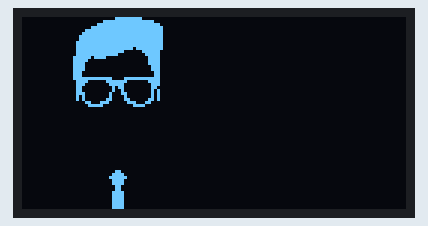
Recording of a sketch running on a simulated Arduino Mega 2560, built with avr-gcc and run on an emulated ATmega2560. On the bench: 128×64 one-colour display.

Above: at 0.1 s.

The sketch:

arduino_display_xbm_logo.ino
```cpp
/* Exibição de LOGO com Arduino e Display OLED SSD1309 128x64 (SPI)
   Utilizado: Arduino MEGA e Display OLED SSD1309
   Autor: Yhan Christian Souza Silva - Data: 25/10/2020
*/

// - Bibliotecas Auxiliares -

#include "U8glib.h"

// - Instância Objeto -

U8GLIB_SSD1309_128X64 u8g(52, 51, 53, 49, 48);

// - Define LOGO comprimento e altura -


#define logo_width 64
#define logo_height 64

// - Bits LOGO -

static char logo_bits[] = {
  0x00, 0x00, 0x00, 0x80, 0xFF, 0x00, 0x00, 0x00, 0x00, 0x00, 0x00, 0xF8,
  0xFF, 0x0F, 0x00, 0x00, 0x00, 0x00, 0x00, 0xFE, 0xFF, 0x3F, 0x00, 0x00,
  0x00, 0x00, 0x80, 0xFF, 0xFF, 0x7F, 0x00, 0x00, 0x00, 0x00, 0xE0, 0xFF,
  0xFF, 0x7F, 0x00, 0x00, 0x00, 0x00, 0xF0, 0xFF, 0xFF, 0x7F, 0x00, 0x00,
  0x00, 0x00, 0xF8, 0xFF, 0xFF, 0x7F, 0x00, 0x00, 0x00, 0x00, 0xF8, 0xFF,
  0xFF, 0x7F, 0x00, 0x00, 0x00, 0x00, 0xFC, 0xFF, 0xFF, 0x7F, 0x00, 0x00,
  0x00, 0x00, 0xFC, 0xFF, 0xFF, 0x7F, 0x00, 0x00, 0x00, 0x00, 0xFC, 0xFF,
  0xDF, 0x7F, 0x00, 0x00, 0x00, 0x00, 0xFC, 0xFF, 0x03, 0x3F, 0x00, 0x00,
  0x00, 0x00, 0xFC, 0xFF, 0x00, 0x3E, 0x00, 0x00, 0x00, 0x00, 0x7E, 0x0F,
  0x00, 0x3C, 0x00, 0x00, 0x00, 0x00, 0x3E, 0x00, 0x00, 0x3C, 0x00, 0x00,
  0x00, 0x00, 0x1E, 0x00, 0x00, 0x3C, 0x00, 0x00, 0x00, 0x00, 0x1E, 0x00,
  0x00, 0x38, 0x00, 0x00, 0x00, 0x00, 0x1E, 0x00, 0x00, 0x38, 0x00, 0x00,
  0x00, 0x00, 0x0E, 0x00, 0x00, 0x30, 0x00, 0x00, 0x00, 0x00, 0x0E, 0x00,
  0x00, 0x30, 0x00, 0x00, 0x00, 0x00, 0xFE, 0x3F, 0xFC, 0x3F, 0x00, 0x00,
  0x00, 0x00, 0x3C, 0xF0, 0x07, 0x3C, 0x00, 0x00, 0x00, 0x00, 0x1C, 0xE0,
  0x03, 0x38, 0x00, 0x00, 0x00, 0x00, 0x0C, 0x40, 0x03, 0x18, 0x00, 0x00,
  0x00, 0x00, 0x0C, 0x40, 0x02, 0x28, 0x00, 0x00, 0x00, 0x00, 0x1C, 0x20,
  0x06, 0x28, 0x00, 0x00, 0x00, 0x00, 0x14, 0x20, 0x04, 0x28, 0x00, 0x00,
  0x00, 0x00, 0x14, 0x30, 0x0C, 0x2C, 0x00, 0x00, 0x00, 0x00, 0x60, 0x1C,
  0x38, 0x06, 0x00, 0x00, 0x00, 0x00, 0xC0, 0x07, 0xE0, 0x01, 0x00, 0x00,
  0x00, 0x00, 0x00, 0x00, 0x00, 0x00, 0x00, 0x00, 0x00, 0x00, 0x00, 0x00,
  0x00, 0x00, 0x00, 0x00, 0x00, 0x00, 0x00, 0x00, 0x00, 0x00, 0x00, 0x00,
  0x00, 0x00, 0x00, 0x00, 0x00, 0x00, 0x00, 0x00, 0x00, 0x00, 0x00, 0x00,
  0x00, 0x00, 0x00, 0x00, 0x00, 0x00, 0x00, 0x00, 0x00, 0x00, 0x00, 0x00,
  0x00, 0x00, 0x00, 0x00, 0x00, 0x00, 0x00, 0x00, 0x00, 0x00, 0x00, 0x00,
  0x00, 0x00, 0x00, 0x00, 0x00, 0x00, 0x00, 0x00, 0x00, 0x00, 0x00, 0x00,
  0x00, 0x00, 0x00, 0x00, 0x00, 0x00, 0x00, 0x00, 0x00, 0x00, 0x00, 0x00,
  0x00, 0x00, 0x00, 0x00, 0x00, 0x00, 0x00, 0x00, 0x00, 0x00, 0x00, 0x00,
  0x00, 0x00, 0x00, 0x00, 0x00, 0x00, 0x00, 0x00, 0x00, 0x00, 0x00, 0x00,
  0x00, 0x00, 0x00, 0x00, 0x00, 0x00, 0x00, 0x00, 0x00, 0x00, 0x00, 0x00,
  0x00, 0x00, 0x00, 0x00, 0x00, 0x00, 0x00, 0x00, 0x00, 0x00, 0x00, 0x00,
  0x00, 0x00, 0x00, 0x00, 0x00, 0x00, 0x00, 0x00, 0x00, 0x00, 0x00, 0x00,
  0x00, 0x00, 0x00, 0x00, 0x00, 0x00, 0x00, 0x00, 0x00, 0x00, 0x00, 0x00,
  0x00, 0x00, 0x00, 0x00, 0x00, 0x00, 0x00, 0x00, 0x00, 0x00, 0x00, 0x00,
  0x00, 0x00, 0x00, 0x80, 0x01, 0x00, 0x00, 0x00, 0x00, 0x00, 0x00, 0xC0,
  0x03, 0x00, 0x00, 0x00, 0x00, 0x00, 0x00, 0xE0, 0x07, 0x00, 0x00, 0x00,
  0x00, 0x00, 0x00, 0xC0, 0x03, 0x00, 0x00, 0x00, 0x00, 0x00, 0x00, 0xC0,
  0x03, 0x00, 0x00, 0x00, 0x00, 0x00, 0x00, 0x80, 0x01, 0x00, 0x00, 0x00,
  0x00, 0x00, 0x00, 0x80, 0x01, 0x00, 0x00, 0x00, 0x00, 0x00, 0x00, 0xC0,
  0x03, 0x00, 0x00, 0x00, 0x00, 0x00, 0x00, 0xC0, 0x03, 0x00, 0x00, 0x00,
  0x00, 0x00, 0x00, 0xC0, 0x03, 0x00, 0x00, 0x00, 0x00, 0x00, 0x00, 0xC0,
  0x03, 0x00, 0x00, 0x00, 0x00, 0x00, 0x00, 0xC0, 0x03, 0x00, 0x00, 0x00,
  0x00, 0x00, 0x00, 0xC0, 0x03, 0x00, 0x00, 0x00,
};

// - Função para fazer logo na posição x,y definida -

void draw(void) {
  // graphic commands to redraw the complete screen should be placed here
  u8g.drawXBM( 0, 0, logo_width, logo_height, logo_bits);
}

// - Função para exibir hello world -

void helloWorld(void) {
  // graphic commands to redraw the complete screen should be placed here
  u8g.setFont(u8g_font_unifont);
  u8g.setPrintPos(0, 20);
  // call procedure from base class, http://arduino.cc/en/Serial/Print
  u8g.print("Hello World!");
}
// - Setup -

void setup() {
  // put your setup code here, to run once:

}

// - Loop -

void loop(void) {
  // picture loop
  u8g.firstPage();
  do {
    draw();
  } while ( u8g.nextPage() );

  // rebuild the picture after some delay
  delay(1000);


  u8g.firstPage();
  do {
    helloWorld();
  } while ( u8g.nextPage() );

  delay(1000);
}
```
